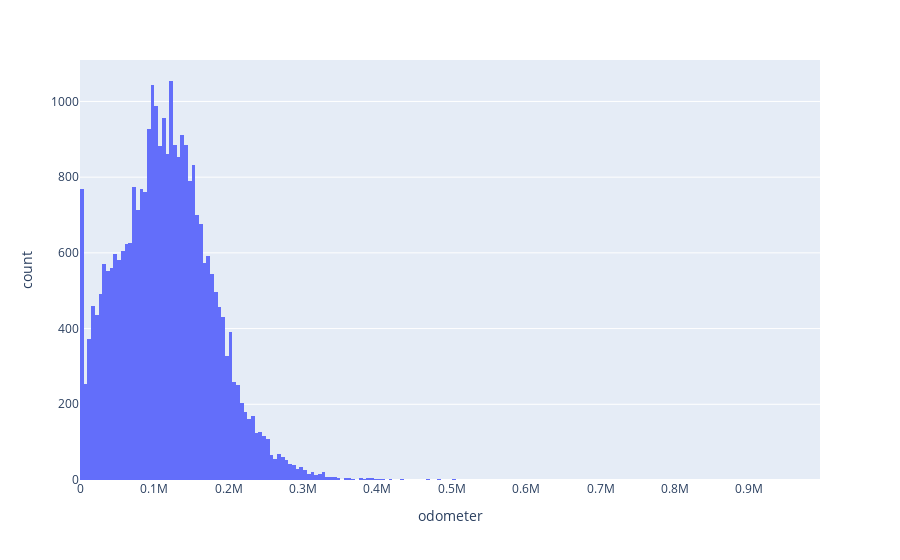

This figure's notebook cell:
### Code cell
fig = px.histogram(df, x="odometer") # crear un histograma
fig.show()

### Figure 1 — Plotly figure (JSON) as saved in the notebook; plotly's stock layout.template omitted (floating-point values rounded to 4 significant figures; data arrays with more than 128 entries replaced by an {"elided": "..."} marker saying what was removed)
{"data": [{"bingroup": "x", "hovertemplate": "odometer=%{x}<br>count=%{y}<extra></extra>", "legendgroup": "", "marker": {"color": "#636efa", "pattern": {"shape": ""}}, "name": "", "orientation": "v", "showlegend": false, "type": "histogram", "x": {"elided": "29916 float values"}, "xaxis": "x", "yaxis": "y"}], "layout": {"barmode": "relative", "legend": {"tracegroupgap": 0}, "margin": {"t": 60}, "xaxis": {"anchor": "y", "domain": [0, 1], "title": {"text": "odometer"}}, "yaxis": {"anchor": "x", "domain": [0, 1], "title": {"text": "count"}}}}
